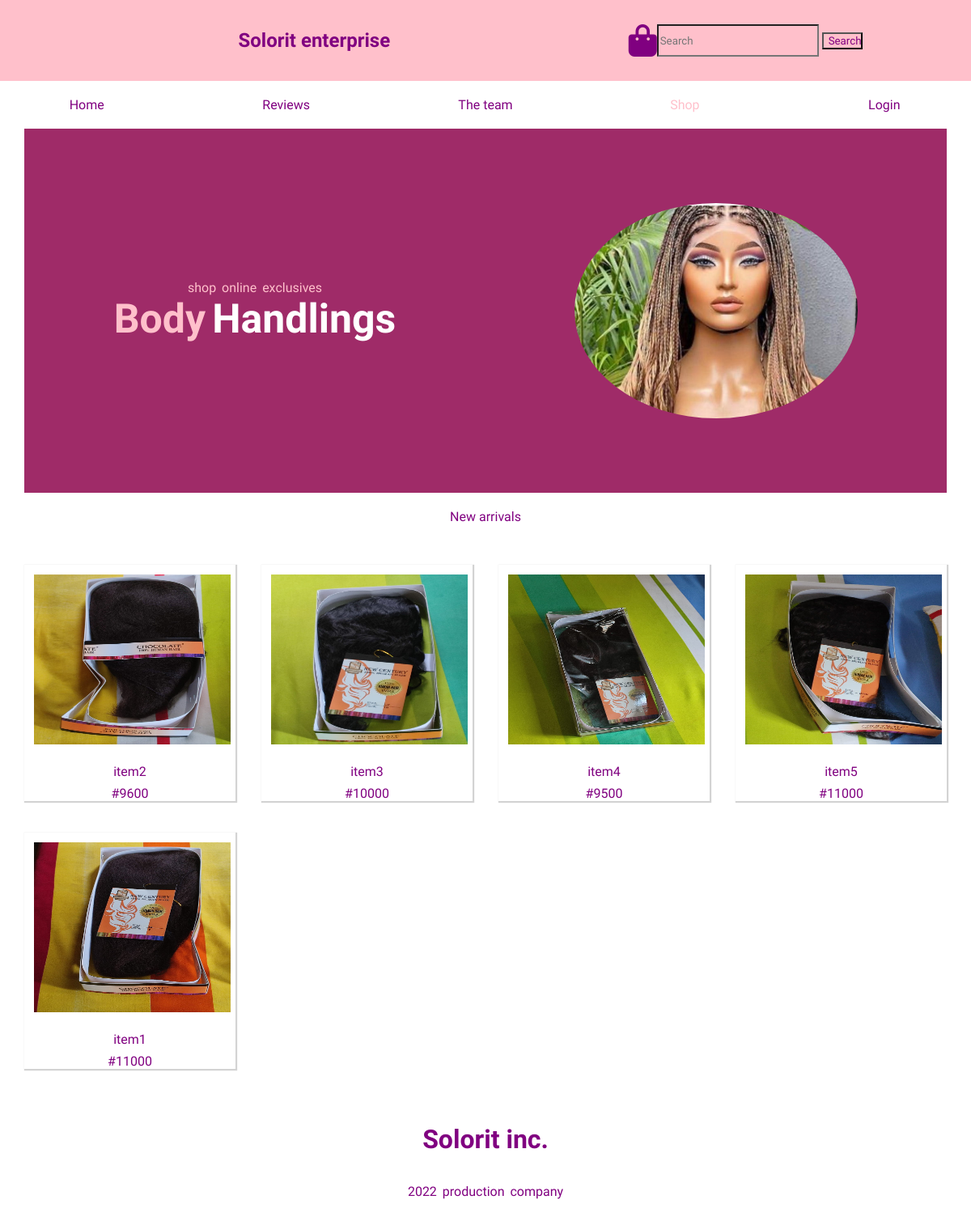
The app's page /shop/ with its own data.
### base/models.py (models this page shows, shortened)
class Item(models.Model):
    item_name = models.CharField(max_length=150, blank =True, null = True)
    price = models.IntegerField()
    item_image = models.ImageField(upload_to= 'itempics')
    item_about = models.TextField(null =True)
    quantity_available = models.IntegerField( null=True)
    id = models.UUIDField(default= uuid.uuid4, editable= False, unique=True, primary_key=True)
    created = models.DateTimeField(auto_now_add=True)

### base/views.py (the view)
# urls.py: path('shop/' , views.shop , name = 'shop'),
def shop(request):
    page= 'shop'
    if request.GET.get('search'):
        search = request.GET.get('search')
    else:
        search = ''
    items = Item.objects.filter( item_name__icontains = search )
    context = {'page' : page , 'items':items}
    return render(request, 'base/shop.html', context)

### base/templates/base/shop.html (shortened to what this page needs)
{% extends 'main.html' %}
{% load static %}
{% block content %}
<main style="margin-bottom: 5%;">
    <section class="shop">
        <div class="shopcontent">
            <span class='exclusive' >shop online exclusives</span>
            <h1 class="shop" >Body <span style="color: white">Handlings</span> </h1>
        </div>
        <div class="shopimage">
            <img src='{% static "images/newpic.jpg" %}' alt="">
        </div>
    </section>
    <nav class="categories">
        <li>New arrivals</li>
    </nav>
    <section class="items">
        {% for item in items%}
    <nav>
        <a href="{% url 'bookonline' item.id %}">
            <div class="Items" >
                <img src='{{item.item_image.url}}' alt="" >
                <span>{{item.item_name}}</span>
                <span>#{{item.price}}</span>
            </div>
        </a>
    </nav>
     {% endfor %}
    </section>
</main>
<footer>
    <h1>Solorit inc.</h1>
    <span>2022 production company</span>
</footer>
{% endblock %}

### static/css/main.css (style rules this page uses)
* { margin:0; font-family: 'Fugaz One', cursive; }
body { overflow-x: hidden; color:purple; }
html { scroll-behavior: smooth; }
h1 { display:grid; place-content: center; }
li { list-style: none; margin-top:20px; margin-bottom: 20px; display:grid; place-content: center; }
span { display:grid; place-content: center; word-spacing: 3px; margin-top: 3%; margin-bottom: 3%; }
img { height:100%; width:100%; }
section.shop { height:450px; margin-left:30px; margin-right:30px; background-color: #9F2B68; color: #FFC0CB; display: grid; grid-template-columns: 0.5fr 0.5fr; }
div.shopimage { display:grid; place-content: center; }
div.shopcontent { display: grid; place-content: center; }
.shopcontent h1 { font-size: 50px; display:grid; grid-template-columns: 0.2fr 0.2fr; gap:0.5rem; }
.shopcontent span { margin:0; }
div.shopimage img { width:350px; border-radius: 100%; }
nav.categories { margin-bottom: 30px; display:grid; place-content: center; }
section.items { margin-left: 30px; margin-right: 30px; display:grid; grid-template-columns: repeat(4,0.5fr); gap : 2rem; }
div.Items img { margin :12px; width: 93%; height:210px; }
div.Items { color: purple; box-shadow: 1px 1px 1px 1px lightgrey; }
span.exclusive { animation: fade-out 3s ease-out 0s 1 ; }
h1.shop { animation: fade-out 3s ease-out 0s 1 ; }
a { color:black; text-decoration: none; }

### records on screen
Item: item_image (picture), item_name "item2", price "9600"
Item: item_image (picture), item_name "item3", price "10000"
Item: item_image (picture), item_name "item4", price "9500"
Item: item_image (picture), item_name "item5", price "11000"
Item: item_image (picture), item_name "item1", price "11000"
